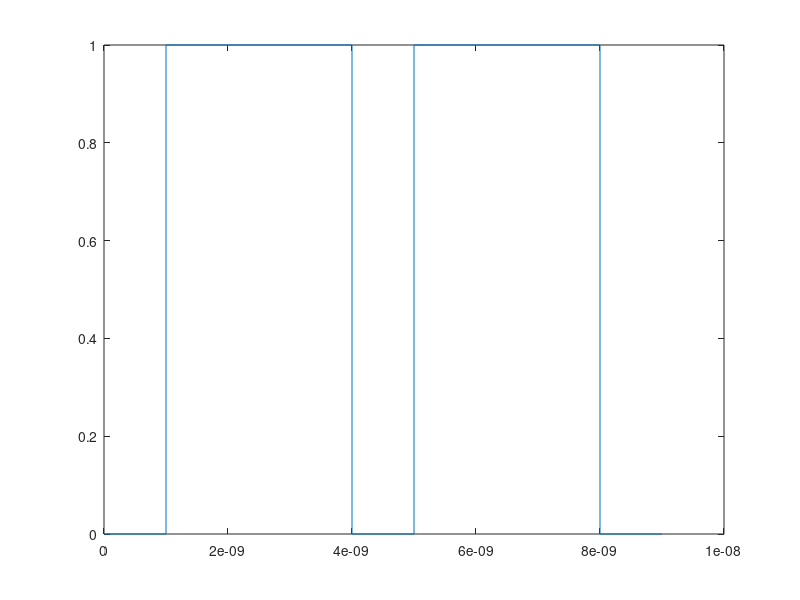

Reproduce this figure in MATLAB.
%generate a random binary signal of 0s and 1s of length 10
x = randi([0 1],1,10);
disp(x);
ts= 10e-10;
t= 0:ts:((length(x)-1)*ts);
s= stairs(t,x);
